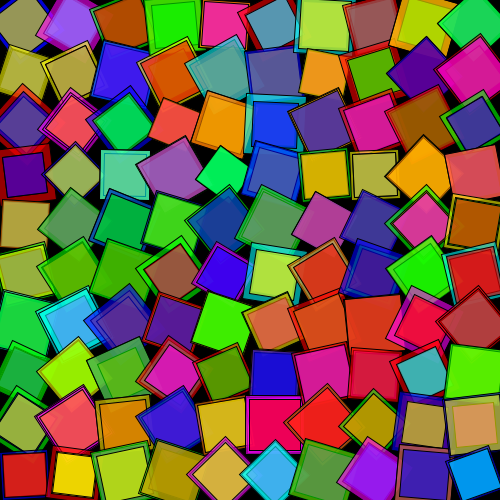
Frame 1 (no input)
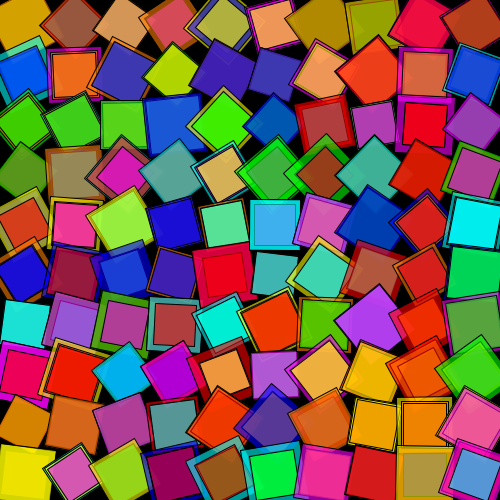
Frame 2 (the mouse pressed at the canvas centre, redrawn once)

The Processing sketch that drew these frames (run headless with seeded random() and noise(); the mouse was pressed at the canvas centre and the sketch redrawn once):

// Processing sketch: image_input
// ── image_input.pde
int cols, rows;
int gridSize = 50; // Adjust grid size as needed
color[] palette = {
  color(255, 0, 0), color(0, 0, 255), color(255, 255, 0), 
  color(255, 0, 255), color(0, 255, 0), color(0, 255, 255),
  color(255, 127, 0) // Example palette - add more colors as needed
};

void setup() {
  size(500, 500); // Canvas size
  cols = width / gridSize;
  rows = height / gridSize;
  noLoop();
}

void draw() {
  background(0); // Black background

  for (int i = 0; i < cols; i++) {
    for (int j = 0; j < rows; j++) {
      drawRotatedSquare(i * gridSize, j * gridSize);
    }
  }
}

void drawRotatedSquare(int x, int y) {
  pushMatrix();
  translate(x + gridSize / 2, y + gridSize / 2);
  rotate(random(TWO_PI)); // Rotate randomly between 0 and 2*PI radians

  // Draw multiple squares per spot to mimic the overlapping effect
  for (int i = 0; i < 3; i++) {
    fill(palette[int(random(palette.length))], 150); // Random color with some transparency
    rectMode(CENTER);
    square(0, 0, gridSize + random(-10, 10)); // Square size with randomness
  }

  popMatrix();
  
  save("iteration_1.jpg");
}
